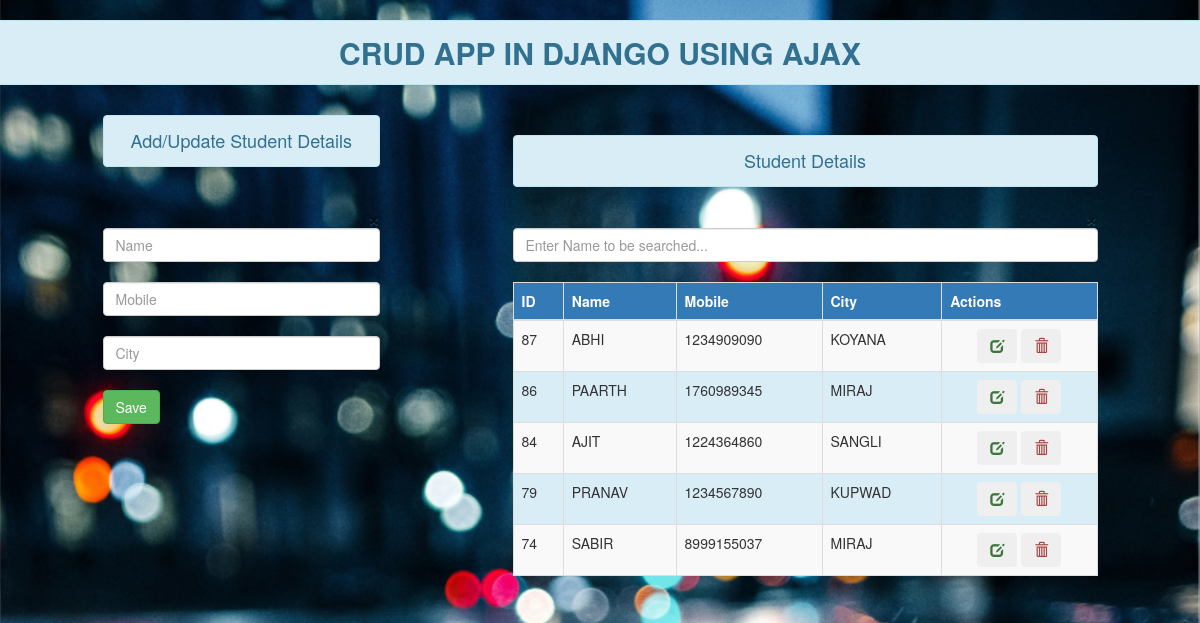
The page / on the database its author committed.
### myapp/models.py (models this page shows)
class User(models.Model):
    nm=models.CharField(max_length=20)
    mob=models.IntegerField()
    city=models.CharField(max_length=20)

### myapp/views.py (the view)
# urls.py: path('', views.index),
def index(request):
    form=UserForm()
    param=User.objects.order_by('-id').values()
    return render(request,'index.html',{'form':form,'param':param })

### myapp/forms.py
class UserForm(forms.ModelForm):
    class Meta:
        model = User
        fields = ['nm','mob','city']
        widgets={
            'nm':forms.TextInput(attrs={'class':'form-control','id':'idnm','placeholder':'Name '}),
            'mob':forms.NumberInput(attrs={'class':'form-control','id':'idmob','placeholder':'Mobile'}),
            'city':forms.TextInput(attrs={'class':'form-control','id':'idcity','placeholder':'City'})
        }

### myapp/templates/index.html (shortened to what this page needs)
 {% load static %}
<!DOCTYPE html>
<html>
    <head>
        <link rel="stylesheet" href="https://maxcdn.bootstrapcdn.com/bootstrap/3.4.1/css/bootstrap.min.css">
        <link rel='stylesheet' href='{% static 'css/mystyle.css' %}'/>
    </head>
    <body style='background-image:url({% static 'images/bg.png' %});background-size:cover'>
        <div class='row'>
            <h2 class=' alert alert-info text-center'><b>CRUD APP IN DJANGO USING AJAX</b></h2>
            <div class='col-sm-1'></div>
            <div class='col-sm-3'>
                <h4 class='text-center alert alert-info'>Add/Update Student Details</h4><br>
                <center><div id='msg' class='text-danger text-capitalize text-center  '> <a href="#" class="close" data-dismiss="alert" aria-label="close">&times;</a>  </div> </center>
            <form action='' method='post'>
            {% for x in form %}
            <br>
            {{x}}
            {% endfor %}<br>
            <input type='button' value='Save' class='btn btn-success' id='btnSave'/>
            </form>
    </div>
    <div class='col-sm-1'></div>
    <div class='col-sm-6'><br>
        <h4 class='text-center alert alert-info'>Student Details</h4>
        <center><div id='msg2' class='text-danger text-capitalize text-center  '> <a href="#" class="close" data-dismiss="alert" aria-label="close">&times;</a>  </div> </center>
        <input type='text' placeholder='Enter Name to be searched...' id='searchText' name='searchText' class='form-control'/>  <br>
        <table class='table table-bordered table-striped table-hover'>
            <thead class='bg-primary'>
                <tr>
                    <th>ID</th>
                    <th>Name</th>
                    <th>Mobile</th>
                    <th>City</th>
                    <th>Actions</th>
                </tr>
            </thead>
            <tbody class='text-light bg-info'>
                {% for x in param %}
                <tr>
                    <td>{{x.id}}</td>
                    <td>{{x.nm}}</td>
                    <td>{{x.mob}}</td>
                    <td>{{x.city}}</td>
                    <td><center>
                        <button id='{{x.id}}' class='btn btn-edit'>  <span class='glyphicon glyphicon-edit text-success' /></button>
                        <button id='{{x.id}}' class='btn btn-delete'>  <span class='glyphicon glyphicon-trash text-danger' /></button></center>
                    </td>
                </tr>
                {% endfor %}
            </tbody>
        </table>
</div>
    </div>
    </body>
</html>

### rows shown on the page
User: id "87", nm "ABHI", mob "1234909090", city "KOYANA"
User: id "86", nm "PAARTH", mob "1760989345", city "MIRAJ"
User: id "84", nm "AJIT", mob "1224364860", city "SANGLI"
User: id "79", nm "PRANAV", mob "1234567890", city "KUPWAD"
User: id "74", nm "SABIR", mob "8999155037", city "MIRAJ"
